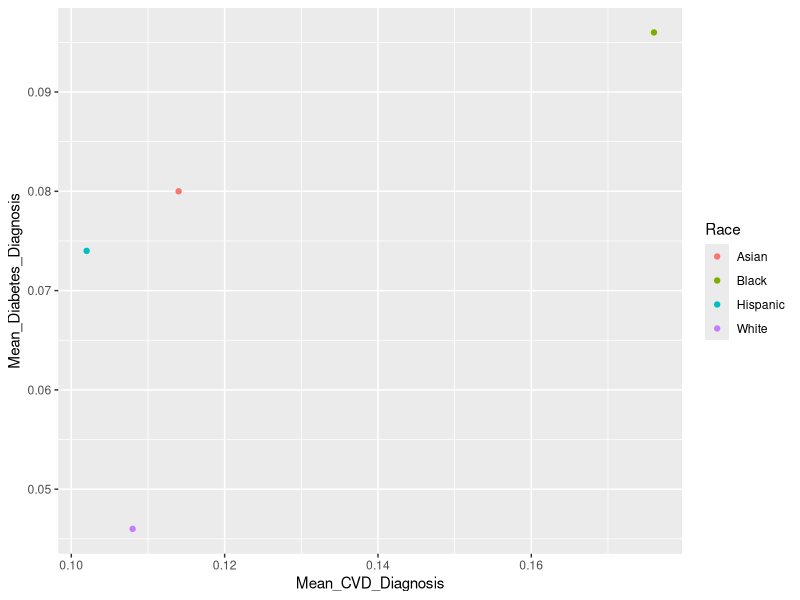

Source code (R): (Note: this script raises an error after producing the figure.)
library(tidyverse)
library(readr)

# Load data ---------------------------------------------------------------------
hispanic_df <- read_csv("Hispanic.csv")
white_df <- read_csv("Non_hispanic_white.csv")
black_df <- read_csv("Non_hispanic_black.csv")
asian_df <- read_csv("Asians.csv")

# Tidy dataframes ---------------------------------------------------------------

# The original CSVs do not include a key for race because each CSV is 
# seperated by race. So, I am creating a column for race here to be 
# added to each dataframe later in the code.

race_column_asian <- c("Asian")
race_column_black <- c("Black")
race_column_hispanic <- c("Hispanic")
race_column_white <- c("White")

tidy_hispanic_df <- hispanic_df %>%
  rename(Question = ...1) %>% 
  # Column ...1 contains the descriptor questions of the data
  select(c(Question,Mean)) %>%  
  filter(
    Question %in% 
    c("Diagnosed with any CVD",
        "Ever diagnosed with diabetes W5")
    ) %>%
  pivot_wider(names_from = Question, values_from = Mean) %>% 
  # Seperate CVD and Diagnosis mean into their own columns
  cbind(race_column_hispanic) %>%
  rename(
    Race = race_column_hispanic,
    Mean_CVD_Diagnosis = "Diagnosed with any CVD",
    Mean_Diabetes_Diagnosis = "Ever diagnosed with diabetes W5"
    ) 

tidy_white_df <- white_df %>%
  rename(Question = ...1) %>%
  select(c(Question,Mean)) %>%
  filter(
    Question %in% 
      c("Diagnosed with any CVD",
        "Ever diagnosed with diabetes W5")
    ) %>%
  pivot_wider(names_from = Question, values_from = Mean) %>%
  cbind(race_column_white) %>%
  rename(
    Race = race_column_white,
    Mean_CVD_Diagnosis = "Diagnosed with any CVD",
    Mean_Diabetes_Diagnosis = "Ever diagnosed with diabetes W5"
    )

tidy_asian_df <- asian_df %>%
  rename(Question = ...1) %>%
  select(c(Question,Mean)) %>%
  filter(
    Question %in% 
    c("Diagnosed with any CVD",
      "Ever diagnosed with diabetes W5")
    ) %>%
  pivot_wider(names_from = Question, values_from = Mean) %>%
  cbind(race_column_asian) %>%
  rename(
    Race = race_column_asian,
    Mean_CVD_Diagnosis = "Diagnosed with any CVD",
    Mean_Diabetes_Diagnosis = "Ever diagnosed with diabetes W5"
    )

tidy_black_df <- black_df %>%
  rename(Question = ...1) %>%
  select(c(Question,Mean)) %>%
  filter(
    Question %in% 
      c("Diagnosed with any CVD",
        "Ever diagnosed with diabetes W5")) %>%
  pivot_wider(names_from = Question, values_from = Mean ) %>%
  cbind(race_column_black) %>%
  rename(
    Race = race_column_black,
    Mean_CVD_Diagnosis = "Diagnosed with any CVD",
    Mean_Diabetes_Diagnosis = "Ever diagnosed with diabetes W5"
    )

# Join dataframes ---------------------------------------------------------------

# Since full_join() only works for two dfs, I joined white & hispanic, 
# black & asian, then joined those two together

white_and_hispanic_df <- full_join(
                                   tidy_white_df,
                                   tidy_hispanic_df, 
                                   by = "Race" 
                                   ) %>%
   pivot_longer(
     cols = c(Mean_CVD_Diagnosis.x,Mean_CVD_Diagnosis.y),
     names_to = "Mean_CVD_Diagnosis.x",
     values_to = "Mean_CVD_Diagnosis"
   ) %>%
   pivot_longer(
    cols = c(Mean_Diabetes_Diagnosis.x,Mean_Diabetes_Diagnosis.y),
    names_to = "Mean_Diabetes_Diagnosis.x",
    values_to = "Mean_Diabetes_Diagnosis"
   ) %>%
   select(c(Mean_CVD_Diagnosis, Mean_Diabetes_Diagnosis, Race)) %>% 
   # pivot_longer() changed the values of Mean_CVD_Diagnosis.x and 
   # Mean_Diabetes_Diagnosis.x to the titles of the two columns tidied.
   # So, here I leave those columns out of selection.
   filter(!is.na(Mean_CVD_Diagnosis), !is.na(Mean_Diabetes_Diagnosis))
   # pivot_longer() created missing values 

black_and_asian_df <- full_join(
                                tidy_black_df,
                                tidy_asian_df, 
                                by = "Race" 
                                ) %>%
  pivot_longer(
    cols = c(Mean_CVD_Diagnosis.x,Mean_CVD_Diagnosis.y),
    names_to = "Mean_CVD_Diagnosis.x",
    values_to = "Mean_CVD_Diagnosis"
  ) %>%
  pivot_longer(
    cols = c(Mean_Diabetes_Diagnosis.x,Mean_Diabetes_Diagnosis.y),
    names_to = "Mean_Diabetes_Diagnosis.x",
    values_to = "Mean_Diabetes_Diagnosis"
  ) %>%
  select(c(Mean_CVD_Diagnosis, Mean_Diabetes_Diagnosis, Race)) %>%
  filter(!is.na(Mean_CVD_Diagnosis), !is.na(Mean_Diabetes_Diagnosis))   

all_races_df <- full_join(
                          white_and_hispanic_df, 
                          black_and_asian_df, 
                          by = "Race") %>%
  pivot_longer(
    cols = c(Mean_CVD_Diagnosis.x,Mean_CVD_Diagnosis.y),
    names_to = "Mean_CVD_Diagnosis.x",
    values_to = "Mean_CVD_Diagnosis"
  ) %>%
  pivot_longer(
    cols = c(Mean_Diabetes_Diagnosis.x,Mean_Diabetes_Diagnosis.y),
    names_to = "Mean_Diabetes_Diagnosis.x",
    values_to = "Mean_Diabetes_Diagnosis"
  ) %>%
  select(c(Mean_CVD_Diagnosis, Mean_Diabetes_Diagnosis, Race)) %>%
  filter(!is.na(Mean_CVD_Diagnosis), !is.na(Mean_Diabetes_Diagnosis))

#Visualize data ----------------------------------------------------------------
ggplot(
  all_races_df, 
  aes(x = Mean_CVD_Diagnosis, y = Mean_Diabetes_Diagnosis,color = Race)) +
  geom_point()

ggplot(all_races_df, aes(x= Mean_CVD_Diagnosis, fill = Question)) +
  geom_histogram(bins = 10) + 
  facet_wrap(~ Race)

  

  
